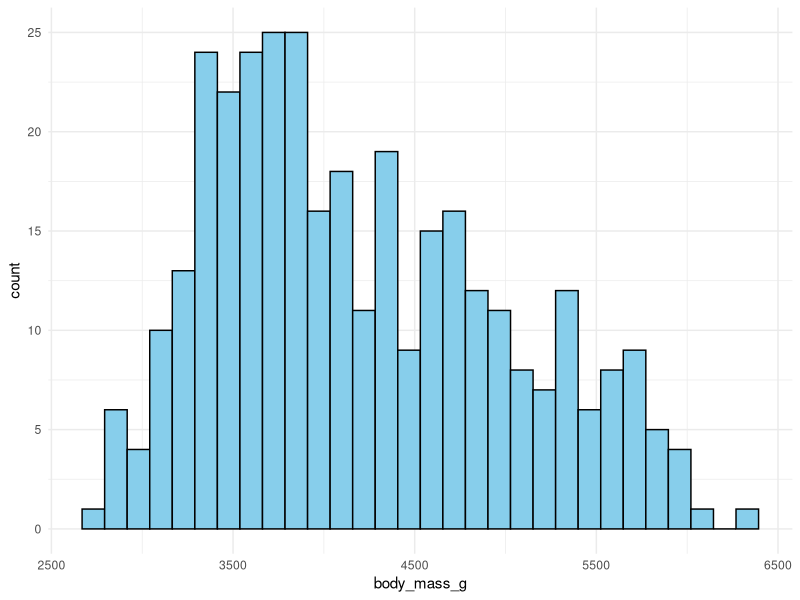

This chart was generated by the following R code:
library(ggplot2)
library(palmerpenguins)

ggplot(penguins,
       aes(x = body_mass_g)) +
  geom_histogram(fill = "skyblue", color = "black") + theme_minimal()
